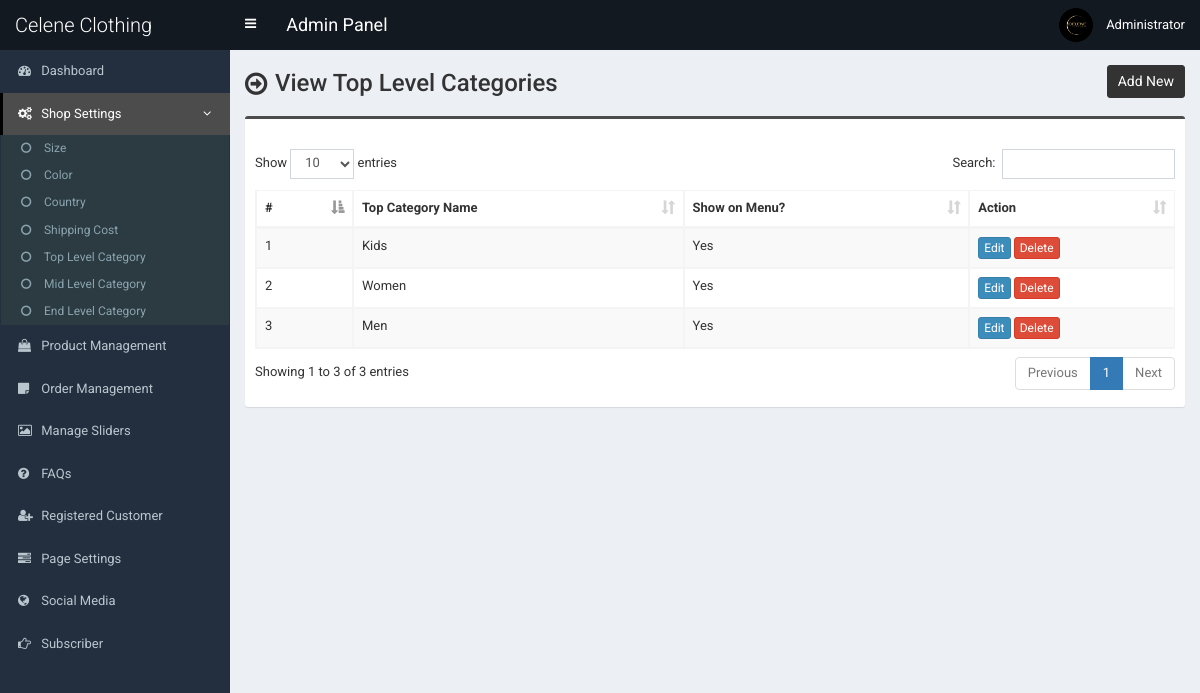
Page /admin/top-category.php (signed in) on the committed database.
### tables this page shows
CREATE TABLE `tbl_top_category` (
  `tcat_id` int(11) NOT NULL,
  `tcat_name` varchar(255) NOT NULL,
  `show_on_menu` int(1) NOT NULL
);

### admin/top-category.php (the view, shortened to what this page needs)
<?php require_once('header.php'); ?>
<section class="content-header">
	<div class="content-header-left">
		<h1>View Top Level Categories</h1>
	</div>
	<div class="content-header-right">
		<a href="top-category-add.php" class="btn btn-primary btn-sm">Add New</a>
	</div>
</section>
<section class="content">
  <div class="row">
    <div class="col-md-12">
      <div class="box box-info">
        <div class="box-body table-responsive">
          <table id="example1" class="table table-bordered table-hover table-striped">
			<thead>
			    <tr>
			        <th>#</th>
			        <th>Top Category Name</th>
                    <th>Show on Menu?</th>
			        <th>Action</th>
			    </tr>
			</thead>
            <tbody>
            	<?php
            	$i=0;
            	$statement = $pdo->prepare("SELECT * FROM tbl_top_category ORDER BY tcat_id DESC");
            	$statement->execute();
            	$result = $statement->fetchAll(PDO::FETCH_ASSOC);
            	foreach ($result as $row) {
            		$i++;
            		?>
					<tr>
	                    <td><?php echo $i; ?></td>
	                    <td><?php echo $row['tcat_name']; ?></td>
                        <td>
                            <?php
                                if($row['show_on_menu'] == 1) {
                                    echo 'Yes';
                                } else {
                                    echo 'No';
                                }
                            ?>
                        </td>
	                    <td>
	                        <a href="top-category-edit.php?id=<?php echo $row['tcat_id']; ?>" class="btn btn-primary btn-xs">Edit</a>
	                        <a href="#" class="btn btn-danger btn-xs" data-href="top-category-delete.php?id=<?php echo $row['tcat_id']; ?>" data-toggle="modal" data-target="#confirm-delete">Delete</a>
	                    </td>
	                </tr>
            		<?php
            	}
            	?>
            </tbody>
          </table>
        </div>
      </div>
</section>
<?php require_once('footer.php'); ?>

### admin/style.css (style rules this page uses)
body { font-size: 13px; font-family: "Roboto", sans-serif; }
.content-header > h1, .content-header .content-header-left h1 { font-family: "Roboto", sans-serif; }
.box-info { padding-top: 20px; }
.content-header { overflow: hidden; }
.content-header .content-header-left { float: left; padding-top: 5px; }
.content-header .content-header-right { float: right; }
.content-header .content-header-left h1 { margin-top: 0; margin-bottom: 0; padding-left: 30px; padding-bottom: 5px; font-size: 24px; position: relative; }
.content-header .content-header-left h1:before { position: absolute; top: 0; left: 0; font-family: "FontAwesome", sans-serif; font-size: 26px; content: "\f18e"; }
.content-header .content-header-right a { position: relative; font-size: 14px; }
.box.box-info { border-top-color: #4c4c4c; }
.content-header .content-header-right a { background-color: #333333; border-color: #333333; }

### rows in the picture
tbl_top_category: tcat_name "Kids", show_on_menu "Yes"
tbl_top_category: tcat_name "Women", show_on_menu "Yes"
tbl_top_category: tcat_name "Men", show_on_menu "Yes"

### other values in the picture
$_SESSION['user']['full_name'] "Administrator"
